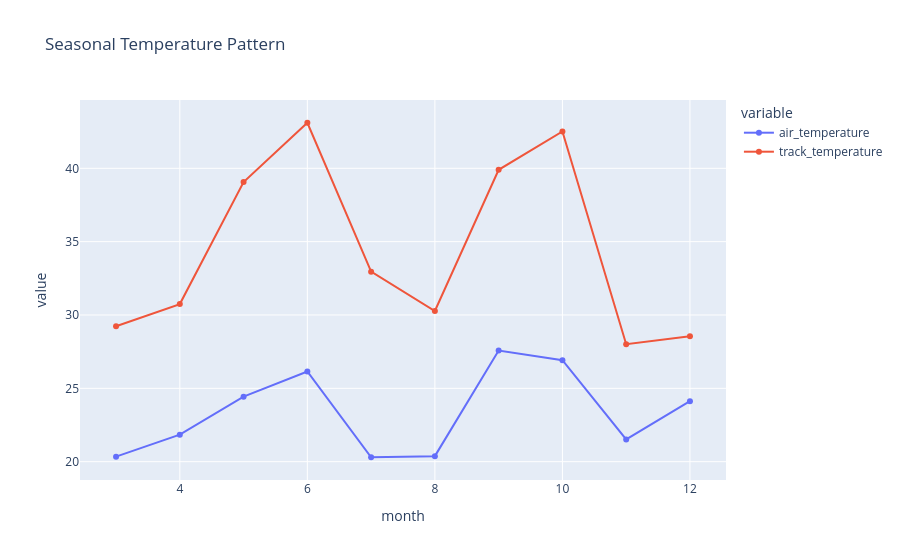

Source (notebook cell):
### Code cell
fig = px.line(
    monthly_weather,
    x="month",
    y=["air_temperature", "track_temperature"],
    markers=True,
    title="Seasonal Temperature Pattern",
)
fig.write_html(OUTPUT_CHARTS / "seasonal_temperature.html", include_plotlyjs="cdn")
fig.show()

### Figure 1 — Plotly figure (JSON) as saved in the notebook; plotly's stock layout.template omitted (floating-point values rounded to 4 significant figures)
{"data": [{"hovertemplate": "variable=air_temperature<br>month=%{x}<br>value=%{y}<extra></extra>", "legendgroup": "air_temperature", "line": {"color": "#636efa", "dash": "solid"}, "marker": {"symbol": "circle"}, "mode": "lines+markers", "name": "air_temperature", "orientation": "v", "showlegend": true, "type": "scatter", "x": [3, 4, 5, 6, 7, 8, 9, 10, 11, 12], "xaxis": "x", "y": [20.34, 21.84, 24.43, 26.15, 20.3, 20.38, 27.58, 26.92, 21.52, 24.12], "yaxis": "y"}, {"hovertemplate": "variable=track_temperature<br>month=%{x}<br>value=%{y}<extra></extra>", "legendgroup": "track_temperature", "line": {"color": "#EF553B", "dash": "solid"}, "marker": {"symbol": "circle"}, "mode": "lines+markers", "name": "track_temperature", "orientation": "v", "showlegend": true, "type": "scatter", "x": [3, 4, 5, 6, 7, 8, 9, 10, 11, 12], "xaxis": "x", "y": [29.24, 30.74, 39.06, 43.11, 32.96, 30.27, 39.9, 42.51, 28.01, 28.55], "yaxis": "y"}], "layout": {"legend": {"title": {"text": "variable"}, "tracegroupgap": 0}, "title": {"text": "Seasonal Temperature Pattern"}, "xaxis": {"anchor": "y", "domain": [0.0, 1.0], "title": {"text": "month"}}, "yaxis": {"anchor": "x", "domain": [0.0, 1.0], "title": {"text": "value"}}}}
